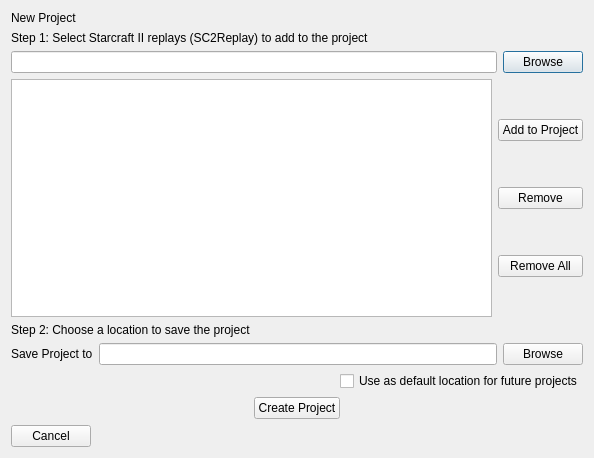
<?xml version="1.0" encoding="UTF-8"?>
<ui version="4.0">
 <class>NewProject</class>
 <widget class="QDialog" name="NewProject">
  <property name="geometry">
   <rect>
    <x>0</x>
    <y>0</y>
    <width>594</width>
    <height>458</height>
   </rect>
  </property>
  <property name="windowTitle">
   <string>Dialog</string>
  </property>
  <layout class="QFormLayout" name="formLayout">
   <item row="0" column="0">
    <widget class="QLabel" name="label">
     <property name="text">
      <string>New Project</string>
     </property>
    </widget>
   </item>
   <item row="1" column="0">
    <widget class="QLabel" name="label_2">
     <property name="text">
      <string>Step 1: Select Starcraft II replays (SC2Replay) to add to the project</string>
     </property>
    </widget>
   </item>
   <item row="2" column="0" colspan="2">
    <layout class="QHBoxLayout" name="horizontalLayout">
     <item>
      <widget class="QLineEdit" name="lineEdit"/>
     </item>
     <item>
      <widget class="QPushButton" name="pushButton">
       <property name="text">
        <string>Browse</string>
       </property>
      </widget>
     </item>
    </layout>
   </item>
   <item row="3" column="0" colspan="2">
    <layout class="QHBoxLayout" name="horizontalLayout_2">
     <item>
      <widget class="QListView" name="listView"/>
     </item>
     <item>
      <layout class="QVBoxLayout" name="verticalLayout">
       <item>
        <widget class="QPushButton" name="pushButton_4">
         <property name="text">
          <string>Add to Project</string>
         </property>
        </widget>
       </item>
       <item>
        <widget class="QPushButton" name="pushButton_3">
         <property name="text">
          <string>Remove</string>
         </property>
        </widget>
       </item>
       <item>
        <widget class="QPushButton" name="pushButton_2">
         <property name="text">
          <string>Remove All</string>
         </property>
        </widget>
       </item>
      </layout>
     </item>
    </layout>
   </item>
   <item row="4" column="0">
    <widget class="QLabel" name="label_3">
     <property name="text">
      <string>Step 2: Choose a location to save the project</string>
     </property>
    </widget>
   </item>
   <item row="5" column="0" colspan="2">
    <layout class="QHBoxLayout" name="horizontalLayout_3">
     <item>
      <widget class="QLabel" name="label_4">
       <property name="text">
        <string>Save Project to</string>
       </property>
      </widget>
     </item>
     <item>
      <widget class="QLineEdit" name="lineEdit_2"/>
     </item>
     <item>
      <widget class="QPushButton" name="pushButton_5">
       <property name="text">
        <string>Browse</string>
       </property>
      </widget>
     </item>
    </layout>
   </item>
   <item row="6" column="0" colspan="2">
    <layout class="QHBoxLayout" name="horizontalLayout_5">
     <item>
      <spacer name="horizontalSpacer_3">
       <property name="orientation">
        <enum>Qt::Horizontal</enum>
       </property>
       <property name="sizeHint" stdset="0">
        <size>
         <width>40</width>
         <height>20</height>
        </size>
       </property>
      </spacer>
     </item>
     <item>
      <widget class="QCheckBox" name="checkBox">
       <property name="text">
        <string>Use as default location for future projects</string>
       </property>
      </widget>
     </item>
    </layout>
   </item>
   <item row="8" column="0" colspan="2">
    <layout class="QHBoxLayout" name="horizontalLayout_4">
     <item>
      <spacer name="horizontalSpacer_2">
       <property name="orientation">
        <enum>Qt::Horizontal</enum>
       </property>
       <property name="sizeHint" stdset="0">
        <size>
         <width>40</width>
         <height>20</height>
        </size>
       </property>
      </spacer>
     </item>
     <item>
      <widget class="QPushButton" name="pushButton_6">
       <property name="text">
        <string>Create Project</string>
       </property>
      </widget>
     </item>
     <item>
      <spacer name="horizontalSpacer">
       <property name="orientation">
        <enum>Qt::Horizontal</enum>
       </property>
       <property name="sizeHint" stdset="0">
        <size>
         <width>40</width>
         <height>20</height>
        </size>
       </property>
      </spacer>
     </item>
    </layout>
   </item>
   <item row="9" column="0">
    <widget class="QPushButton" name="btnCancel">
     <property name="text">
      <string>Cancel</string>
     </property>
    </widget>
   </item>
  </layout>
 </widget>
 <resources/>
 <connections/>
</ui>
